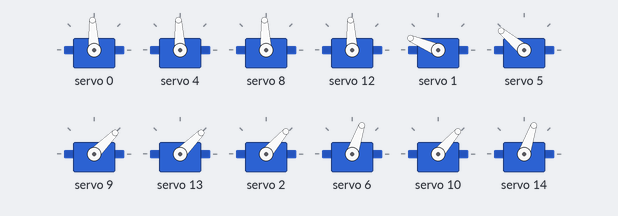
The sketch below on a simulated Arduino Uno, built with avr-gcc and run on an emulated ATmega328P. On the bench: 12 × servo.

Above: at 10.05 s.
At 10.6 s:
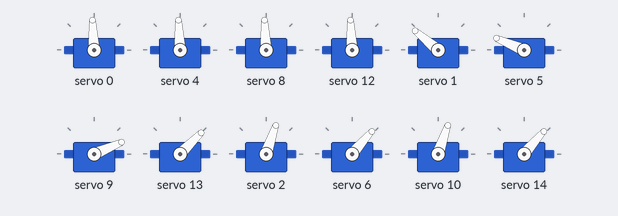
At 11.2 s:
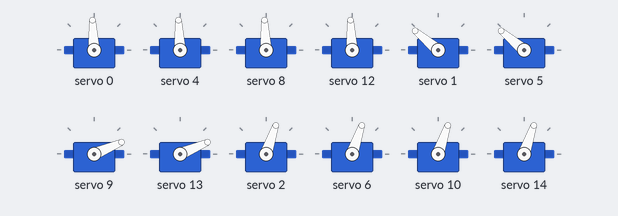
Timing chart, 0 to 13.0 s (numbered marks = the images above):
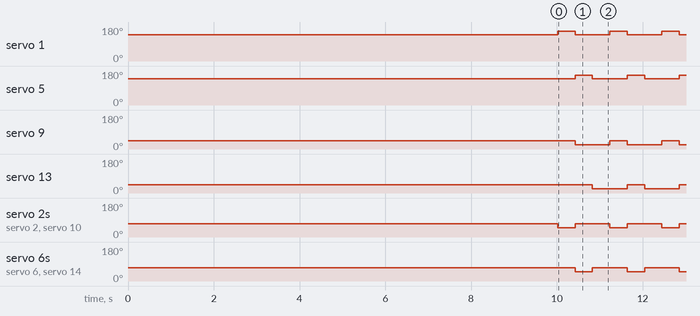

The sketch:

S.P.A.R.K_Moving_Forward.ino
```cpp
/* S.P.A.R.K moving forward
   Project: S.P.A.R.K
   Start date: 31 May 2023
   Last edited: 10 June 2023
   Info:

  My attempt to make S.P.A.R.K walk forward for the first time.

  My walking theory:
  ------------------
  Their will be 2 legs touching the ground and 2 in the air for each step.
  The 2 legs will operate in sync with the other leg diagnal from its partner.
  For example:

  Leg A will partner with Leg C
  Leg B will partner with Leg D.

  The Tibia of the paired legs will lift first and the Femur will then lift second.
  Once the second pair of legs begin to lift, the already raised Femur will then lower
  first then the Tibia will lower second which follows on indefinitly, thus making the robot walk.

  Made by Nathan-Busse.
*/

// Calling Libraries

#include <Adafruit_PWMServoDriver.h>
#include <Wire.h>

// Declaring pins

// Pin declarations
#define Coxae_A 0
#define Femur_A 1
#define Tibia_A 2

#define Coxae_B 4
#define Femur_B 5
#define Tibia_B 6

#define Coxae_C 8
#define Femur_C 9
#define Tibia_C 10

#define Coxae_D 12
#define Femur_D 13
#define Tibia_D 14

// Leg position identification
// Degres left femur


// Standing position (Currently un-used)
#define C_idle 91       // Coxae idle
#define FF_stand_L 134  // Femur left while standing
#define FF_stand_R 46   // Femur right while standing

#define BF_stand_L 134  // Femur left while standing
#define BF_stand_R 46   // Femur right while standing

#define FT_stand 70  // Tibia stand
#define BT_stand 70

// Define time delay
#define pause 400
#define hold 10000
// Walking position

// Tibia
#define FT_Rise 50
#define BT_Rise 50
#define FT_Lower 70
#define BT_Lower 70

// Femur
#define FF_Rise_L 150
#define BF_Rise_L 150
#define FF_Lower_L 134
#define BF_Lower_L 134

#define FF_Rise_R 46
#define BF_Rise_R 46
#define FF_Lower_R 25
#define BF_Lower_R 25

// PWM setup
#define MIN_PulseLength 500
#define MAX_PulseLength 2500
#define MED_PulseLength 2500
#define Frequency 50  // 50 HRz

Adafruit_PWMServoDriver pwm = Adafruit_PWMServoDriver();
int degrees;

void setup() {
  pwm.begin();
  pwm.setPWMFreq(Frequency);

  pwm.setPWM(Coxae_A, 0, pulseWidth(C_idle));
  pwm.setPWM(Coxae_B, 0, pulseWidth(C_idle));
  pwm.setPWM(Coxae_C, 0, pulseWidth(C_idle));
  pwm.setPWM(Coxae_D, 0, pulseWidth(C_idle));

  pwm.setPWM(Femur_A, 0, pulseWidth(FF_stand_L));
  pwm.setPWM(Femur_B, 0, pulseWidth(BF_stand_L));
  pwm.setPWM(Femur_C, 0, pulseWidth(BF_stand_R));
  pwm.setPWM(Femur_D, 0, pulseWidth(FF_stand_R));

  pwm.setPWM(Tibia_A, 0, pulseWidth(FT_stand));
  pwm.setPWM(Tibia_B, 0, pulseWidth(BT_stand));
  pwm.setPWM(Tibia_C, 0, pulseWidth(BT_stand));
  pwm.setPWM(Tibia_D, 0, pulseWidth(FT_stand));
  delay(hold);
}

void loop() {
  // Walking position
  pwm.setPWM(Tibia_A, 0, pulseWidth(FT_Rise));
  pwm.setPWM(Tibia_C, 0, pulseWidth(BT_Rise));
  pwm.setPWM(Femur_A, 0, pulseWidth(FF_Rise_L));
  pwm.setPWM(Femur_C, 0, pulseWidth(BF_Rise_R));
  delay(pause);


  pwm.setPWM(Femur_B, 0, pulseWidth(FF_Rise_L));
  pwm.setPWM(Femur_D, 0, pulseWidth(BF_Rise_R));

  pwm.setPWM(Tibia_B, 0, pulseWidth(FT_Rise));
  pwm.setPWM(Tibia_D, 0, pulseWidth(BT_Rise));

  // Lower
  pwm.setPWM(Femur_A, 0, pulseWidth(FF_Lower_L));
  pwm.setPWM(Femur_C, 0, pulseWidth(BF_Lower_R));
  pwm.setPWM(Tibia_A, 0, pulseWidth(FT_Lower));
  pwm.setPWM(Tibia_C, 0, pulseWidth(BT_Lower));
  delay(pause);

  pwm.setPWM(Femur_B, 0, pulseWidth(FF_Lower_L));
  pwm.setPWM(Femur_D, 0, pulseWidth(BF_Lower_R));
  pwm.setPWM(Tibia_B, 0, pulseWidth(BT_Lower));
  pwm.setPWM(Tibia_D, 0, pulseWidth(FT_Lower));
  delay(pause);
}

// Pulsewidth declaration
int pulseWidth(int angle) {
  int pulse_wide, analog_value;
  pulse_wide = map(angle, 0, 180, MIN_PulseLength, MAX_PulseLength);
  analog_value = int(float(pulse_wide) / 1000000 * Frequency * 4096);
  Serial.println(analog_value);
  return analog_value;
}
```

Measured:
- by itself, servo 1: alternates 157° for 0.41 s and 140° for 0.81 s
- by itself, servo 5: alternates 157° for 0.40 s and 140° for 0.81 s
- by itself, servo 9: alternates 45° for 0.41 s and 23° for 0.81 s
- by itself, servo 13: alternates 45° for 0.40 s and 23° for 0.81 s
- by itself, servo 2, servo 10: alternates 71° for 0.81 s and 49° for 0.41 s
- by itself, servo 6, servo 14: alternates 71° for 0.81 s and 49° for 0.40 s
